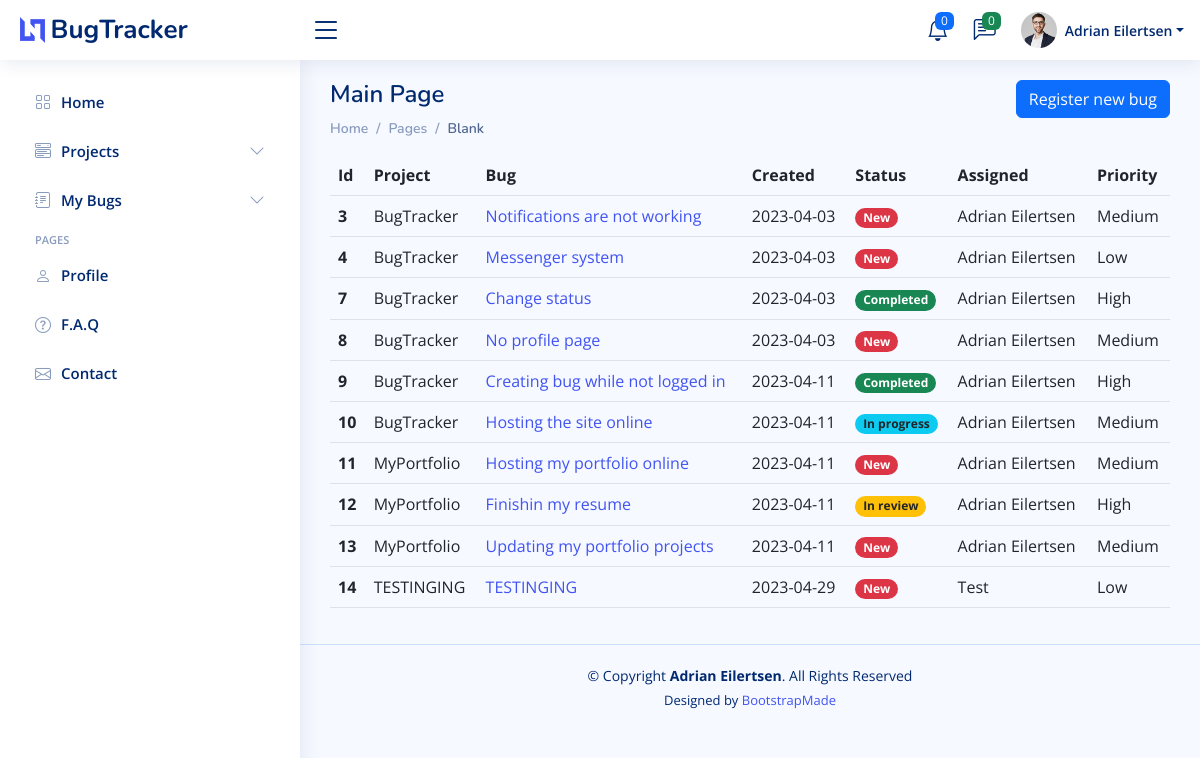
Screenshot of / (signed in) with the database file from the repository.
### main.py (models this page shows)
class User(UserMixin, db.Model):
    __tablename__ = "user"
    id = db.Column(db.Integer, primary_key=True)
    name = db.Column(db.String(250), nullable=False, unique=True)
    email = db.Column(db.String(250), unique=True, nullable=False)
    password = db.Column(db.String(250), nullable=False)
    bugs = relationship("Bug", back_populates="assigned")
    comments = relationship("Comment", back_populates="comment_author")
    projects = db.relationship("Project", secondary=project_user, back_populates="users")

class Bug(db.Model):
    __tablename__ = "bug"
    id = db.Column(db.Integer, primary_key=True)
    title = db.Column(db.String(250), nullable=False)
    description = db.Column(db.String(250), nullable=False)
    reporter = db.Column(db.String, db.ForeignKey("user.name"))
    date = db.Column(db.String(250), nullable=False)
    status = db.Column(db.Integer, nullable=False)
    priority = db.Column(db.String(250), nullable=False)
    project_id = db.Column(db.String, db.ForeignKey("project.name"))
    project = relationship("Project", back_populates="bugs")
    comment = relationship("Comment", back_populates="parent_bug")
    assigned = relationship("User", back_populates="bugs")

### main.py (the view, shortened to what this page needs)
@app.route("/", methods=["GET", "POST"])
def home():
    bugs_data = db.session.query(Bug).all()
    project_data = db.session.query(Project).all()
    for user in db.session.query(User).all():
        if user.name not in ASSIGN:
            ASSIGN.append(user.name)
    for project in db.session.query(Project).all():
        if project.name not in PROJECT:
            PROJECT.append(project.name)
    form = NewBugForm()
    print("nothing yet")
    return render_template("index.html", form=form, logged_in=current_user.is_authenticated, bugs=bugs_data, project=project_data)

### main.py (called while the page is built)
@lm.user_loader
def load_user(user_id):
    return User.query.get(int(user_id))

### templates/index.html (shortened to what this page needs)
<!DOCTYPE html>
<html lang="en">
{% import "bootstrap/wtf.html" as wtf %}
{% include "header.html" %}
<body>
{% include "navbar.html" %}
<main id="main" class="main">
  <div class="pagetitle">
    <div class="row">
      <div class="col-6">
        <h1>Main Page</h1>
      </div>
      {% if logged_in %}
      <div class="col-6 d-flex justify-content-end">
        <button type="button" class="btn btn-primary" data-bs-toggle="modal" data-bs-target="#staticBackdrop">
          Register new bug
        </button>
        {% endif %}
      </div>
    </div>
    <nav>
      <ol class="breadcrumb">
        <li class="breadcrumb-item"><a href="index.html">Home</a></li>
        <li class="breadcrumb-item">Pages</li>
        <li class="breadcrumb-item active">Blank</li>
      </ol>
    </nav>
  </div>
  <section class="section">
    <div class="row">
      <div class="col">
        <table class="table table-hover">
          <thead>
          <tr>
            <th scope="col">Id</th>
            <th scope="col">Project</th>
            <th scope="col">Bug</th>
            <th scope="col">Created</th>
            <th scope="col">Status</th>
            <th scope="col">Assigned</th>
            <th scope="col">Priority</th>
          </tr>
          </thead>
          <tbody>
          {% for bug in bugs %}
          <tr id="tr-{{ bug.id }}">
            <th scope="row">{{ bug.id }}</th>
            <td>{{ bug.project_id }}</td>
            <td><a href="{{ url_for('bug', index=bug.id) }}">{{ bug.title }}</a></td>
            <td>{{ bug.date }}</td>
            <td>
              {% if bug.status == 0 %}
              <span class="badge rounded-pill bg-danger">New</span>
              {% elif bug.status == 1 %}
              <span class="badge rounded-pill bg-info text-dark">In progress</span>
              {% elif bug.status == 2 %}
              <span class="badge rounded-pill bg-warning text-dark">In review</span>
              {% elif bug.status == 3 %}
              <span class="badge rounded-pill bg-success">Completed</span>
              {% endif %}
            </td>
            <td>{{ bug.assigned.name }}</td>
            <td>{{ bug.priority }}</td>
          </tr>
          {% endfor %}
          </tbody>
        </table>
      </div>
    </div>
  </section>
</main>
{% include "footer.html" %}
</body>
</html>

### templates/navbar.html (shortened to what this page needs)
<header id="header" class="header fixed-top d-flex align-items-center">
  <div class="d-flex align-items-center justify-content-between">
    <a href="{{ url_for('home') }}" class="logo d-flex align-items-center">
      <img src="{{ url_for('static', filename='assets/img/logo.png') }}" alt="">
      <span class="d-none d-lg-block">BugTracker</span>
    </a>
    <i class="bi bi-list toggle-sidebar-btn"></i>
  </div>
  <nav class="header-nav ms-auto">
    <ul class="d-flex align-items-center">
      <li class="nav-item dropdown">
        <a class="nav-link nav-icon" href="#" data-bs-toggle="dropdown">
          <i class="bi bi-bell"></i>
          <span class="badge bg-primary badge-number">0</span>
        </a>
      </li>
      <li class="nav-item dropdown">
        <a class="nav-link nav-icon" href="#" data-bs-toggle="dropdown">
          <i class="bi bi-chat-left-text"></i>
          <span class="badge bg-success badge-number">0</span>
        </a>
      </li>
      <li class="nav-item dropdown pe-3">
        {% if not logged_in %}
        <a href="{{ url_for('login') }}" type=button class="btn btn-outline-primary">Log in</a>
        {% else %}
        <a class="nav-link nav-profile d-flex align-items-center pe-0" href="#" data-bs-toggle="dropdown">
          <img src="{{ url_for('static', filename='assets/img/profile-img.jpg') }}" alt="Profile"
               class="rounded-circle">
          <span class="d-none d-md-block dropdown-toggle ps-2">{{ current_user.name }}</span>
        </a>
          </li>
        </ul>
        {% endif %}
  </nav>
</header>
<aside id="sidebar" class="sidebar">
  <ul class="sidebar-nav" id="sidebar-nav">
    <li class="nav-item">
      <a class="nav-link collapsed" href="{{ url_for('home') }}">
        <i class="bi bi-grid"></i>
        <span>Home</span>
      </a>
    </li>
    <li class="nav-item">
      <a class="nav-link collapsed" data-bs-target="#components-nav" data-bs-toggle="collapse" href="#">
        <i class="bi bi-menu-button-wide"></i><span>Projects</span><i class="bi bi-chevron-down ms-auto"></i>
      </a>
    </li>
    <li class="nav-item">
      <a class="nav-link collapsed" data-bs-target="#forms-nav" data-bs-toggle="collapse" href="#">
        <i class="bi bi-journal-text"></i><span>My Bugs</span><i class="bi bi-chevron-down ms-auto"></i>
      </a>
    </li>
    <li class="nav-heading">Pages</li>
    <li class="nav-item">
      <a class="nav-link collapsed" href="">
        <i class="bi bi-person"></i>
        <span>Profile</span>
      </a>
    </li>
    <li class="nav-item">
      <a class="nav-link collapsed" href="">
        <i class="bi bi-question-circle"></i>
        <span>F.A.Q</span>
      </a>
    </li>
    <li class="nav-item">
      <a class="nav-link collapsed" href="">
        <i class="bi bi-envelope"></i>
        <span>Contact</span>
      </a>
    </li>
  </ul>
</aside>

### static/assets/css/style.css (style rules this page uses)
:root { scroll-behavior: smooth; }
body { font-family: "Open Sans", sans-serif; background: #f6f9ff; color: #444444; }
a { color: #4154f1; text-decoration: none; }
h1, h2, h3, h4, h5, h6 { font-family: "Nunito", sans-serif; }
#main { margin-top: 60px; padding: 20px 30px; transition: all 0.3s; }
.pagetitle { margin-bottom: 10px; }
.pagetitle h1 { font-size: 24px; margin-bottom: 0; font-weight: 600; color: #012970; }
.breadcrumb { font-size: 14px; font-family: "Nunito", sans-serif; color: #899bbd; font-weight: 600; }
.breadcrumb a { color: #899bbd; transition: 0.3s; }
.breadcrumb .breadcrumb-item::before { color: #899bbd; }
.breadcrumb .active { color: #51678f; font-weight: 600; }
.logo { line-height: 1; }
@media (min-width: 1200px) { .logo { width: 280px; } }
.logo img { max-height: 26px; margin-right: 6px; }
.logo span { font-size: 26px; font-weight: 700; color: #012970; font-family: "Nunito", sans-serif; }
.header { transition: all 0.5s; z-index: 997; height: 60px; box-shadow: 0px 2px 20px rgba(1, 41, 112, 0.1); background-color: #fff; padding-left: 20px; }
.header .toggle-sidebar-btn { font-size: 32px; padding-left: 10px; cursor: pointer; color: #012970; }
.header-nav ul { list-style: none; }
.header-nav>ul { margin: 0; padding: 0; }
.header-nav .nav-icon { font-size: 22px; color: #012970; margin-right: 25px; position: relative; }
.header-nav .nav-profile { color: #012970; }
.header-nav .nav-profile img { max-height: 36px; }
.header-nav .nav-profile span { font-size: 14px; font-weight: 600; }
.header-nav .badge-number { position: absolute; inset: -2px -5px auto auto; font-weight: normal; font-size: 12px; padding: 3px 6px; }
.sidebar { position: fixed; top: 60px; left: 0; bottom: 0; width: 300px; z-index: 996; transition: all 0.3s; padding: 20px; overflow-y: auto; scrollbar-width: thin; scrollbar-color: #aab7cf transparent; box-shadow: 0px 0px 20px rgba(1, 41, 112, 0.1); background-color: #fff; }
@media (min-width: 1200px) { #main, #footer { margin-left: 300px; } }
.sidebar-nav { padding: 0; margin: 0; list-style: none; }
.sidebar-nav li { padding: 0; margin: 0; list-style: none; }
.sidebar-nav .nav-item { margin-bottom: 5px; }
.sidebar-nav .nav-heading { font-size: 11px; text-transform: uppercase; color: #899bbd; font-weight: 600; margin: 10px 0 5px 15px; }
.sidebar-nav .nav-link { display: flex; align-items: center; font-size: 15px; font-weight: 600; color: #4154f1; transition: 0.3; background: #f6f9ff; padding: 10px 15px; border-radius: 4px; }
.sidebar-nav .nav-link i { font-size: 16px; margin-right: 10px; color: #4154f1; }
.sidebar-nav .nav-link.collapsed { color: #012970; background: #fff; }
.sidebar-nav .nav-link.collapsed i { color: #899bbd; }
.sidebar-nav .nav-link .bi-chevron-down { margin-right: 0; transition: transform 0.2s ease-in-out; }

### rows the page displays
User: name "Adrian Eilertsen"
Bug: id "3", project_id "BugTracker", title "Notifications are not working", date "2023-04-03", status "New", assigned.name "Adrian Eilertsen", priority "Medium"
Bug: id "4", project_id "BugTracker", title "Messenger system", date "2023-04-03", status "New", assigned.name "Adrian Eilertsen", priority "Low"
Bug: id "7", project_id "BugTracker", title "Change status", date "2023-04-03", status "Completed", assigned.name "Adrian Eilertsen", priority "High"
Bug: id "8", project_id "BugTracker", title "No profile page", date "2023-04-03", status "New", assigned.name "Adrian Eilertsen", priority "Medium"
Bug: id "9", project_id "BugTracker", title "Creating bug while not logged in", date "2023-04-11", status "Completed", assigned.name "Adrian Eilertsen", priority "High"
Bug: id "10", project_id "BugTracker", title "Hosting the site online", date "2023-04-11", status "In progress", assigned.name "Adrian Eilertsen", priority "Medium"
Bug: id "11", project_id "MyPortfolio", title "Hosting my portfolio online", date "2023-04-11", status "New", assigned.name "Adrian Eilertsen", priority "Medium"
Bug: id "12", project_id "MyPortfolio", title "Finishin my resume", date "2023-04-11", status "In review", assigned.name "Adrian Eilertsen", priority "High"
Bug: id "13", project_id "MyPortfolio", title "Updating my portfolio projects", date "2023-04-11", status "New", assigned.name "Adrian Eilertsen", priority "Medium"
Bug: id "14", project_id "TESTINGING", title "TESTINGING", date "2023-04-29", status "New", assigned.name "Test", priority "Low"
